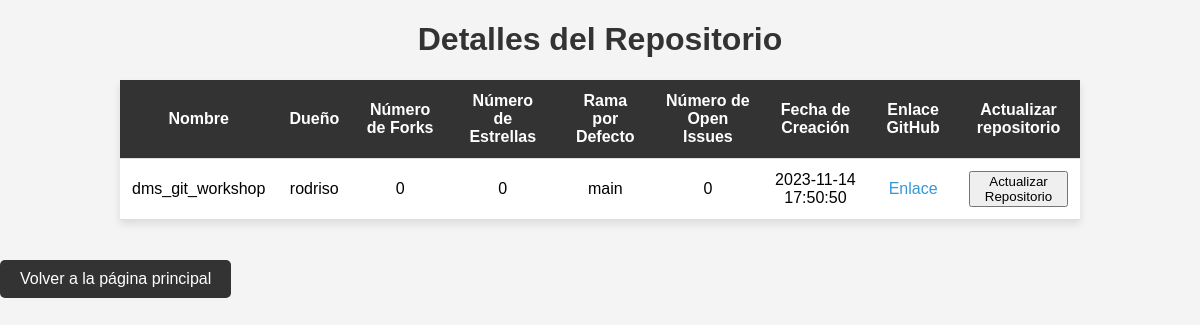
/details/3 (signed in), run on the app's committed database.
### db.py (models this page shows)
class Base(DeclarativeBase):
    pass

class repository(Base):
    __tablename__ = "repositorys"
    id = Column(Integer, primary_key=True)
    name = Column(String)
    owner = Column(String)
    forks = Column(Integer)
    stars = Column(Integer)
    default_branch = Column(String)
    open_issues = Column(Integer)
    creation_date = Column(DateTime)
    github_link = Column(String)
    user_id = Column(Integer, ForeignKey("user_account.id"))
    user = relationship("Users", back_populates="repositorys")
    last_update = Column(DateTime)
    times_added = Column(Integer, default=0)

### app.py (the view)
@app.route("/details/<repo_id>")
def details(repo_id):
    repo = db.get_details_repositorie(repo_id)
    user_id = db.get_user_id(session['logged_in_user'])
    return render_template('details.html', repo = repo , user_id = user_id)

### db.py (called while the page is built)
def get_user_id(name):
    with Session(engine) as session:
        user = session.query(Users).filter_by(name=name).first()
        return user.id

def get_details_repositorie(id):
    session = Session(engine)
    repo = session.query(repository).filter_by(id=id).first()
    session.close()
    return repo

### templates/details.html (shortened to what this page needs)
<!DOCTYPE html>
<html lang="en">
<head>
    <link rel="stylesheet" href="{{ url_for('static', filename='details.css') }}">
</head>
<body>
    <h1>Detalles del Repositorio</h1>
    <table>
        <thead>
            <tr>
                <th>Nombre</th>
                <th>Dueño</th>
                <th>Número de Forks</th>
                <th>Número de Estrellas</th>
                <th>Rama por Defecto</th>
                <th>Número de Open Issues</th>
                <th>Fecha de Creación</th>
                <th>Enlace GitHub</th>
                <th>Actualizar repositorio</th>
            </tr>
        </thead>
        <tbody>
            <tr>
                <td>{{ repo.name }}</td>
                <td>{{ repo.owner }}</td>
                <td>{{ repo.forks }}</td>
                <td>{{ repo.stars }}</td>
                <td>{{ repo.default_branch }}</td>
                <td>{{ repo.open_issues }}</td>
                <td>{{ repo.creation_date }}</td>
                <td><a href="{{ repo.github_link }}" target="_blank">Enlace</a></td>
                    <form method="POST" action="/update_repository/{{ repo.id }}">
                        <td>
                            <button type="submit">Actualizar Repositorio</button>
                        </td>
                    </form>
            </tr>
        </tbody>
    </table>
    <div class="button-container">
        <a class="button" href="/main/">Volver a la página principal</a>
    </div>
</body>
</html>

### static/details.css (style rules this page uses)
body { font-family: 'Arial', sans-serif; background-color: #f4f4f4; margin: 0; padding: 0; }
h1 { text-align: center; color: #333; }
table { width: 80%; margin: 20px auto; border-collapse: collapse; box-shadow: 0 4px 8px rgba(0, 0, 0, 0.1); background-color: #fff; }
th, td { padding: 12px; text-align: center; border-bottom: 1px solid #ddd; }
th { background-color: #333; color: #fff; text-align: center; }
a { color: #3498db; text-decoration: none; }
a.button { display: inline-block; margin-top: 20px; padding: 10px 20px; text-decoration: none; background-color: #333; color: #fff; border-radius: 5px; transition: background-color 0.3s; }

### data on the page
repository: name "dms_git_workshop", owner "rodriso", forks "0", stars "0", default_branch "main", open_issues "0", creation_date "2023-11-14 17:50:50"
